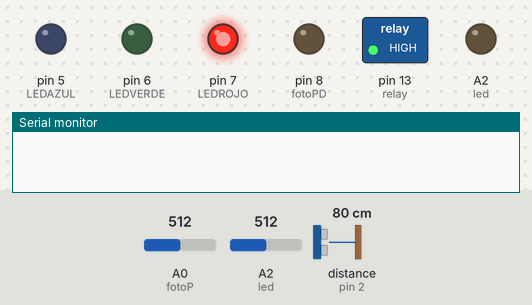
A sketch run on a simulated Arduino Uno, built with avr-gcc and run on an emulated ATmega328P. On the bench: switched loads named in the sketch (green lamp = pin HIGH), output pins drawn as LEDs (lit = HIGH), the last lines printed to the serial monitor. Inputs (shaded band) come from the test bench; at power-on: distance to the obstacle (sensor on pin 2) 80 cm, A0 (fotoP) = 512, A2 (led) = 512. The echo pulse lasts 58.3 µs per cm.

Above: at 1.2 s.
1.3 s: distance to the obstacle (sensor on pin 2) set to 9 cm
3.5 s: A0 (fotoP) set to 0
At 5.0 s:
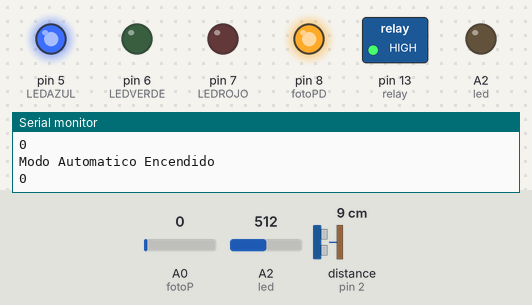
5.3 s: distance to the obstacle (sensor on pin 2) set to 6 cm
6.8 s: distance to the obstacle (sensor on pin 2) set to 3 cm
At 7.2 s:
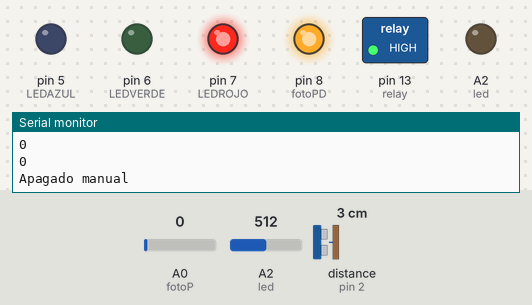
8.4 s: A2 (led) set to 109
9.9 s: A2 (led) set to 89
At 11.5 s:
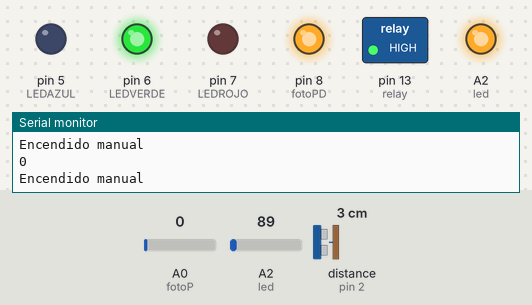
Timing chart, 0 to 13.0 s (numbered marks = the images above; inputs shaded):
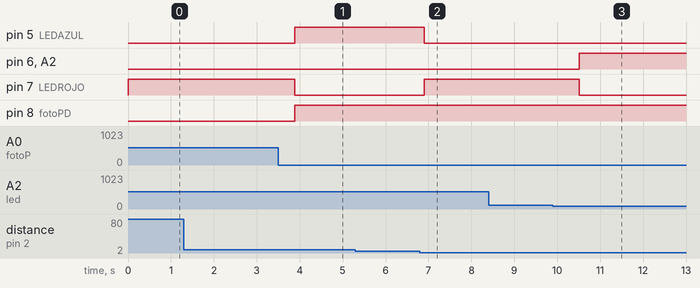

The sketch:

Led_and_Fan.ino
```cpp
#include <NewPing.h>

#define TRIGGER_PIN  4
#define ECHO_PIN     2
#define MAX_DISTANCE 200

NewPing sonar(TRIGGER_PIN, ECHO_PIN, MAX_DISTANCE);

int LEDROJO = 7;    // pin 9 a anodo LED rojo
int LEDVERDE = 6;    // pin 10 a anodo LED verde
int LEDAZUL = 5;   // pin 11 a anodo LED azul

int relay = 13;
int fan;

long duracion;
int distancia;

int led = A2;
int ledst;

int aut = 0;

int fotoP = A0;
int fotoPD = 8;
int val = 0; //valores de la fotoresistencia
int i;
int t = 0;


void setup() {
  pinMode(fotoPD, OUTPUT);

  pinMode(relay, OUTPUT);

  pinMode(led, OUTPUT);

  pinMode(LEDROJO, OUTPUT); // todos los pines como salida
  pinMode(LEDVERDE, OUTPUT);
  pinMode(LEDAZUL, OUTPUT);

  analogWrite(LEDROJO, 255);  // rojo
  analogWrite(LEDVERDE, 0);
  analogWrite(LEDAZUL, 0);

  digitalWrite(relay, HIGH);

  analogWrite(led, 0);

  digitalWrite(fotoPD, LOW);

  Serial.begin(9600);

}

void loop() {
  duracion = sonar.ping();
  val = analogRead(fotoP);  //leemos el puerto analogico de la fotop
  fan = digitalRead(relay);
  ledst = analogRead(led);

  delay(100);

if (val == 0) {

  if (duracion <= 250 && ledst < 100) {
      analogWrite(LEDROJO, 0);  // verde
      analogWrite(LEDVERDE, 255);
      analogWrite(LEDAZUL, 0);

      analogWrite(led, 255);

      Serial.println("Encendido manual");
      delay(500);
    }

  if (duracion <= 250 && ledst > 100) {
      analogWrite(LEDROJO, 255);  // rojo
      analogWrite(LEDVERDE, 0);
      analogWrite(LEDAZUL, 0);

      analogWrite(led, 0);

      Serial.println("Apagado manual");
      delay(500);
    }
}

  if (duracion >= 450 && duracion <= 600 && val == 0) {
      i = 1;
      analogWrite(LEDROJO, 0);  // azul
      analogWrite(LEDVERDE, 0);
      analogWrite(LEDAZUL, 255);
      digitalWrite(led, LOW);
      digitalWrite(fotoPD, HIGH);
      Serial.println("Modo Automatico Encendido");
      delay(500);
    }

  if (i == 1){
      Serial.println(analogRead(fotoP));

      if(analogRead(fotoP) > 0 && analogRead(fotoP) < 20){
        digitalWrite(led, HIGH);
        Serial.println("+");
        }
     if(analogRead(fotoP) > 60){
        t = t + 1;
        if (t >50) {
          digitalWrite(led, LOW);
          Serial.println("-");
          t = 0;
          }
      }
  }

  if (duracion >= 450 && duracion <= 600 && val > 0) {
      i = 0;
      analogWrite(LEDROJO, 255);  // rojo
      analogWrite(LEDVERDE, 0);
      analogWrite(LEDAZUL, 0);
      digitalWrite(led, LOW);
      digitalWrite(fotoPD, LOW);
      Serial.println("Modo Automatico Apagado");
      delay(500);
    }

  if (duracion >= 700 && duracion <= 900 && fan == 1) {
      digitalWrite(relay, LOW); //El relay enciende
      Serial.println("Fan Encendido");
      delay(500);
    }

  if (duracion >= 700 && duracion <= 900 && fan == 0) {
      digitalWrite(relay, HIGH); //El relay apaga
      Serial.println("Fan Apagado");
      delay(500);
    }

}
```

Measured:
- the behaviour switches between 5 and 4 cm on distance to the obstacle (sensor on pin 2) (found by bisection; images 1 and 2)
- the behaviour switches between 100 and 99 on A2 (led) (found by bisection; images 2 and 3)
- after the input at 3.5 s, pin 5 (LEDAZUL), pin 8 (fotoPD): LOW → HIGH after 0.38 s; pin 7 (LEDROJO): HIGH → LOW after 0.38 s
- after the input at 6.8 s, pin 5 (LEDAZUL): HIGH → LOW after 0.11 s; pin 7 (LEDROJO): LOW → HIGH after 0.11 s
- after the input at 9.9 s, pin 6 (LEDVERDE), A2 (led): LOW → HIGH after 0.62 s; pin 7 (LEDROJO): HIGH → LOW after 0.62 s
